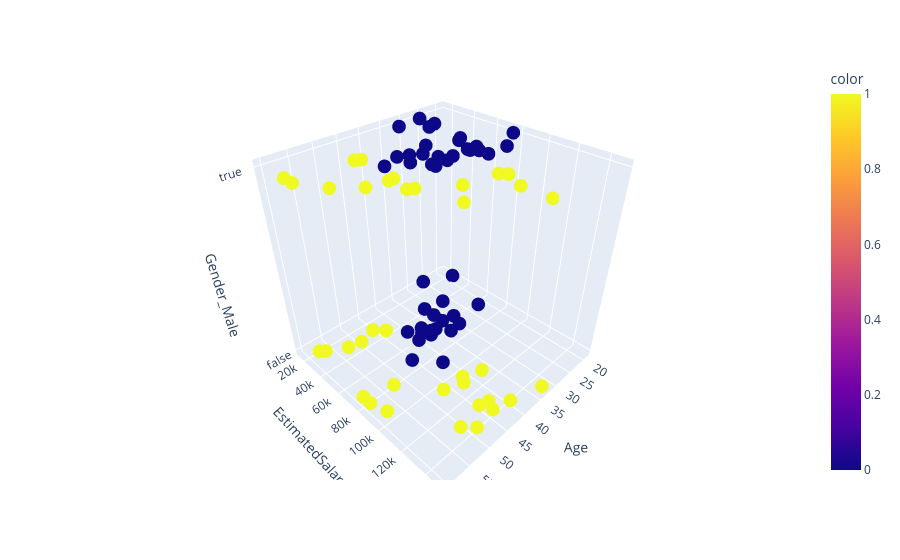

Source (notebook cell):
### Code cell
import plotly.express as px

px.scatter_3d(X_test, x="Age", y="EstimatedSalary", z="Gender_Male", color=knn.predict(X_test_std))

### Figure 1 — Plotly figure (JSON) as saved in the notebook; plotly's stock layout.template omitted (floating-point values rounded to 4 significant figures)
{"data": [{"hovertemplate": "Age=%{x}<br>EstimatedSalary=%{y}<br>Gender_Male=%{z}<br>color=%{marker.color}<extra></extra>", "legendgroup": "", "marker": {"color": [1, 1, 0, 0, 1, 1, 0, 1, 0, 1, 0, 0, 0, 1, 0, 1, 1, 1, 1, 0, 1, 0, 0, 1, 0, 1, 0, 1, 1, 0, 1, 1, 0, 0, 1, 0, 0, 1, 0, 1, 1, 1, 1, 0, 0, 0, 1, 0, 1, 0, 1, 0, 0, 1, 0, 0, 0, 0, 1, 1, 1, 0, 1, 0, 1, 0, 0, 0, 1, 1, 1, 0, 0, 0, 0, 0, 0, 0, 0, 1], "coloraxis": "coloraxis", "symbol": "circle"}, "mode": "markers", "name": "", "scene": "scene", "showlegend": false, "type": "scatter3d", "x": [53, 49, 41, 32, 49, 40, 26, 36, 23, 36, 40, 42, 25, 50, 28, 46, 57, 53, 60, 37, 47, 28, 33, 47, 41, 34, 40, 59, 45, 30, 35, 53, 39, 35, 58, 33, 34, 48, 26, 48, 58, 59, 46, 38, 40, 37, 42, 31, 57, 46, 42, 31, 33, 38, 38, 38, 31, 30, 60, 43, 44, 42, 44, 19, 51, 46, 36, 29, 43, 33, 48, 19, 29, 28, 26, 42, 35, 30, 37, 49], "y": [34000, 74000, 51000, 18000, 141000, 142000, 16000, 144000, 66000, 125000, 75000, 65000, 87000, 36000, 44000, 117000, 26000, 82000, 42000, 77000, 43000, 32000, 60000, 107000, 63000, 112000, 78000, 76000, 131000, 80000, 108000, 72000, 59000, 53000, 23000, 51000, 72000, 74000, 30000, 90000, 95000, 83000, 32000, 55000, 57000, 62000, 104000, 74000, 60000, 59000, 108000, 76000, 41000, 113000, 65000, 61000, 71000, 62000, 34000, 112000, 39000, 90000, 139000, 76000, 134000, 74000, 63000, 75000, 133000, 149000, 41000, 26000, 61000, 59000, 15000, 54000, 75000, 87000, 70000, 88000], "z": [false, true, false, true, false, false, true, true, false, true, true, true, true, false, false, true, false, false, true, true, true, true, false, false, false, true, true, false, false, true, true, true, false, true, false, false, false, true, true, true, false, false, false, false, true, false, true, true, true, true, false, true, false, false, false, true, false, false, true, false, false, false, false, true, false, false, false, true, false, false, true, false, true, true, false, true, true, true, true, true]}], "layout": {"coloraxis": {"colorbar": {"title": {"text": "color"}}, "colorscale": [[0, "#0d0887"], [0.1111, "#46039f"], [0.2222, "#7201a8"], [0.3333, "#9c179e"], [0.4444, "#bd3786"], [0.5556, "#d8576b"], [0.6667, "#ed7953"], [0.7778, "#fb9f3a"], [0.8889, "#fdca26"], [1, "#f0f921"]]}, "legend": {"tracegroupgap": 0}, "margin": {"t": 60}, "scene": {"domain": {"x": [0, 1], "y": [0, 1]}, "xaxis": {"title": {"text": "Age"}}, "yaxis": {"title": {"text": "EstimatedSalary"}}, "zaxis": {"title": {"text": "Gender_Male"}}}}}
